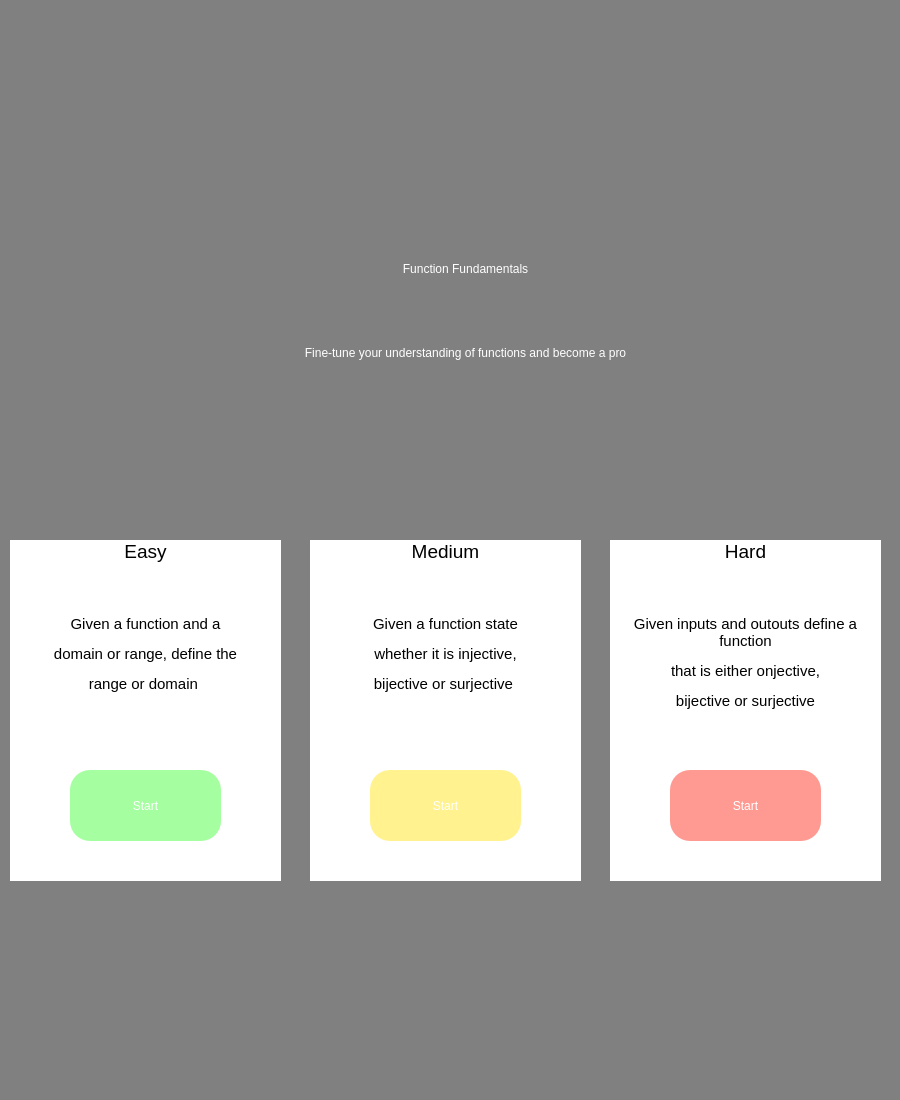
<?xml version="1.0" encoding="UTF-8"?>
<ui version="4.0">
 <class>Dialog</class>
 <widget class="QDialog" name="Dialog">
  <property name="geometry">
   <rect>
    <x>0</x>
    <y>0</y>
    <width>900</width>
    <height>1100</height>
   </rect>
  </property>
  <property name="minimumSize">
   <size>
    <width>900</width>
    <height>1100</height>
   </size>
  </property>
  <property name="windowTitle">
   <string>Dialog</string>
  </property>
  <widget class="QWidget" name="widget" native="true">
   <property name="geometry">
    <rect>
     <x>0</x>
     <y>0</y>
     <width>900</width>
     <height>1100</height>
    </rect>
   </property>
   <property name="styleSheet">
    <string notr="true">background-color:grey</string>
   </property>
   <widget class="QWidget" name="verticalLayoutWidget">
    <property name="geometry">
     <rect>
      <x>160</x>
      <y>230</y>
      <width>611</width>
      <height>161</height>
     </rect>
    </property>
    <layout class="QVBoxLayout" name="verticalLayout">
     <item>
      <widget class="QLabel" name="title">
       <property name="styleSheet">
        <string notr="true">color: white;
font: 27pt &quot;MS Shell Dlg 2&quot;;</string>
       </property>
       <property name="text">
        <string>Function Fundamentals</string>
       </property>
       <property name="alignment">
        <set>Qt::AlignCenter</set>
       </property>
      </widget>
     </item>
     <item>
      <widget class="QLabel" name="label">
       <property name="styleSheet">
        <string notr="true">color: white;
font: 11pt &quot;MS Shell Dlg 2&quot;;</string>
       </property>
       <property name="text">
        <string>Fine-tune your understanding of functions and become a pro</string>
       </property>
       <property name="alignment">
        <set>Qt::AlignCenter</set>
       </property>
      </widget>
     </item>
    </layout>
   </widget>
   <widget class="QPushButton" name="mode1btn">
    <property name="geometry">
     <rect>
      <x>70</x>
      <y>770</y>
      <width>151</width>
      <height>71</height>
     </rect>
    </property>
    <property name="styleSheet">
     <string notr="true">background-color:rgb(165, 255, 160);
color:white;
border-radius:20px;
font: 15pt &quot;MS Shell Dlg 2&quot;;</string>
    </property>
    <property name="text">
     <string>Start</string>
    </property>
   </widget>
   <widget class="QPushButton" name="mode2btn">
    <property name="geometry">
     <rect>
      <x>370</x>
      <y>770</y>
      <width>151</width>
      <height>71</height>
     </rect>
    </property>
    <property name="styleSheet">
     <string notr="true">background-color:rgb(255, 242, 143);
color:white;
border-radius:20px;
font: 15pt &quot;MS Shell Dlg 2&quot;;</string>
    </property>
    <property name="text">
     <string>Start</string>
    </property>
   </widget>
   <widget class="QPushButton" name="mode3btn">
    <property name="geometry">
     <rect>
      <x>670</x>
      <y>770</y>
      <width>151</width>
      <height>71</height>
     </rect>
    </property>
    <property name="styleSheet">
     <string notr="true">background-color:rgb(255, 154, 147);
color:white;
border-radius:20px;
font: 15pt &quot;MS Shell Dlg 2&quot;;</string>
    </property>
    <property name="text">
     <string>Start</string>
    </property>
   </widget>
   <widget class="QLabel" name="label_3">
    <property name="geometry">
     <rect>
      <x>10</x>
      <y>540</y>
      <width>271</width>
      <height>341</height>
     </rect>
    </property>
    <property name="maximumSize">
     <size>
      <width>500</width>
      <height>16777215</height>
     </size>
    </property>
    <property name="styleSheet">
     <string notr="true">background-color:white;
</string>
    </property>
    <property name="text">
     <string>&lt;html&gt;&lt;head/&gt;&lt;body&gt;&lt;p align=&quot;center&quot;&gt;&lt;span style=&quot; font-size:14pt;&quot;&gt;Easy&lt;/span&gt;&lt;/p&gt;&lt;p align=&quot;center&quot;&gt;&lt;br/&gt;&lt;/p&gt;&lt;p align=&quot;center&quot;&gt;&lt;span style=&quot; font-size:11pt;&quot;&gt;Given a function and a&lt;/span&gt;&lt;/p&gt;&lt;p align=&quot;center&quot;&gt;&lt;span style=&quot; font-size:11pt;&quot;&gt;domain or range, define the&lt;/span&gt;&lt;/p&gt;&lt;p align=&quot;center&quot;&gt;&lt;span style=&quot; font-size:11pt;&quot;&gt;range or domain &lt;/span&gt;&lt;/p&gt;&lt;p align=&quot;center&quot;&gt;&lt;br/&gt;&lt;/p&gt;&lt;p align=&quot;center&quot;&gt;&lt;br/&gt;&lt;/p&gt;&lt;p align=&quot;center&quot;&gt;&lt;br/&gt;&lt;/p&gt;&lt;p align=&quot;center&quot;&gt;&lt;br/&gt;&lt;/p&gt;&lt;p align=&quot;center&quot;&gt;&lt;br/&gt;&lt;/p&gt;&lt;/body&gt;&lt;/html&gt;</string>
    </property>
    <property name="textFormat">
     <enum>Qt::RichText</enum>
    </property>
    <property name="wordWrap">
     <bool>true</bool>
    </property>
   </widget>
   <widget class="QLabel" name="label_4">
    <property name="geometry">
     <rect>
      <x>310</x>
      <y>540</y>
      <width>271</width>
      <height>341</height>
     </rect>
    </property>
    <property name="maximumSize">
     <size>
      <width>500</width>
      <height>16777215</height>
     </size>
    </property>
    <property name="styleSheet">
     <string notr="true">background-color:white;
</string>
    </property>
    <property name="text">
     <string>&lt;html&gt;&lt;head/&gt;&lt;body&gt;&lt;p align=&quot;center&quot;&gt;&lt;span style=&quot; font-size:14pt;&quot;&gt;Medium&lt;/span&gt;&lt;/p&gt;&lt;p align=&quot;center&quot;&gt;&lt;br/&gt;&lt;/p&gt;&lt;p align=&quot;center&quot;&gt;&lt;span style=&quot; font-size:11pt;&quot;&gt;Given a function state&lt;/span&gt;&lt;/p&gt;&lt;p align=&quot;center&quot;&gt;&lt;span style=&quot; font-size:11pt;&quot;&gt;whether it is injective,&lt;/span&gt;&lt;/p&gt;&lt;p align=&quot;center&quot;&gt;&lt;span style=&quot; font-size:11pt;&quot;&gt;bijective or surjective &lt;/span&gt;&lt;/p&gt;&lt;p align=&quot;center&quot;&gt;&lt;br/&gt;&lt;/p&gt;&lt;p align=&quot;center&quot;&gt;&lt;br/&gt;&lt;/p&gt;&lt;p align=&quot;center&quot;&gt;&lt;br/&gt;&lt;/p&gt;&lt;p align=&quot;center&quot;&gt;&lt;br/&gt;&lt;/p&gt;&lt;p align=&quot;center&quot;&gt;&lt;br/&gt;&lt;/p&gt;&lt;/body&gt;&lt;/html&gt;</string>
    </property>
    <property name="textFormat">
     <enum>Qt::RichText</enum>
    </property>
    <property name="wordWrap">
     <bool>true</bool>
    </property>
   </widget>
   <widget class="QLabel" name="label_5">
    <property name="geometry">
     <rect>
      <x>610</x>
      <y>540</y>
      <width>271</width>
      <height>341</height>
     </rect>
    </property>
    <property name="maximumSize">
     <size>
      <width>500</width>
      <height>16777215</height>
     </size>
    </property>
    <property name="styleSheet">
     <string notr="true">background-color:white;
</string>
    </property>
    <property name="text">
     <string>&lt;html&gt;&lt;head/&gt;&lt;body&gt;&lt;p align=&quot;center&quot;&gt;&lt;span style=&quot; font-size:14pt;&quot;&gt;Hard&lt;/span&gt;&lt;/p&gt;&lt;p align=&quot;center&quot;&gt;&lt;br/&gt;&lt;/p&gt;&lt;p align=&quot;center&quot;&gt;&lt;span style=&quot; font-size:11pt;&quot;&gt;Given inputs and outouts define a function&lt;/span&gt;&lt;/p&gt;&lt;p align=&quot;center&quot;&gt;&lt;span style=&quot; font-size:11pt;&quot;&gt;that is either onjective,&lt;/span&gt;&lt;/p&gt;&lt;p align=&quot;center&quot;&gt;&lt;span style=&quot; font-size:11pt;&quot;&gt;bijective or surjective&lt;/span&gt;&lt;br/&gt;&lt;/p&gt;&lt;p align=&quot;center&quot;&gt;&lt;br/&gt;&lt;/p&gt;&lt;p align=&quot;center&quot;&gt;&lt;br/&gt;&lt;/p&gt;&lt;p align=&quot;center&quot;&gt;&lt;br/&gt;&lt;/p&gt;&lt;p align=&quot;center&quot;&gt;&lt;br/&gt;&lt;/p&gt;&lt;/body&gt;&lt;/html&gt;</string>
    </property>
    <property name="textFormat">
     <enum>Qt::RichText</enum>
    </property>
    <property name="wordWrap">
     <bool>true</bool>
    </property>
   </widget>
   <zorder>verticalLayoutWidget</zorder>
   <zorder>label_3</zorder>
   <zorder>mode1btn</zorder>
   <zorder>label_4</zorder>
   <zorder>label_5</zorder>
   <zorder>mode2btn</zorder>
   <zorder>mode3btn</zorder>
  </widget>
 </widget>
 <resources/>
 <connections/>
</ui>
